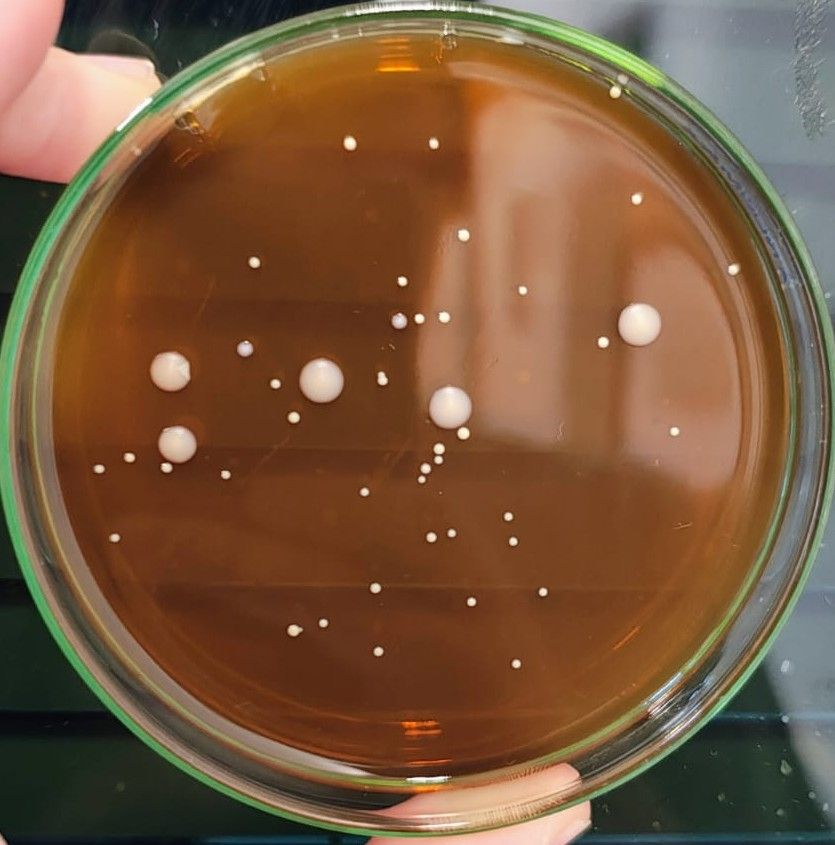
#> input picture temp_input.png, 835 x 845 px
$ python -i utils.py   (imports and definitions only)
#> lines starting #> are read from the running program, lines starting #| are printed output that depends on the picture
import cv2
import numpy as np
import csv

def detectar_borda(img_gray):
    # Reduz ruído grande
    blur = cv2.GaussianBlur(img_gray, (15, 15), 0)

    # Canny
    edges = cv2.Canny(blur, 50, 120)

    # Hough para círculos grandes
    circles = cv2.HoughCircles(
        edges,
        cv2.HOUGH_GRADIENT,
        dp=1.3,
        minDist=500,
        param1=80,
        param2=40,
        minRadius=int(min(img_gray.shape) * 0.35),
        maxRadius=int(min(img_gray.shape) * 0.50)
    )

    h, w = img_gray.shape

    if circles is None:
        # fallback: assume placa centralizada
        return w // 2, h // 2, int(min(h, w) * 0.40)

    circles = np.round(circles[0]).astype("int")

    # escolher o círculo mais central
    def score(c):
        x, y, r = c
        return abs(x - w//2) + abs(y - h//2)

    x, y, r = sorted(circles, key=score)[0]
    return x, y, r


def salvar_csv(caminho, registros):
    import os
    os.makedirs(os.path.dirname(caminho), exist_ok=True)
    if not registros:
        return
    keys = registros[0].keys()
    with open(caminho, "w", newline="") as f:
        writer = csv.DictWriter(f, fieldnames=keys)
        writer.writeheader()
        writer.writerows(registros)

>>> import cv2
>>> picture = cv2.imread('../temp_input.png', cv2.IMREAD_GRAYSCALE)
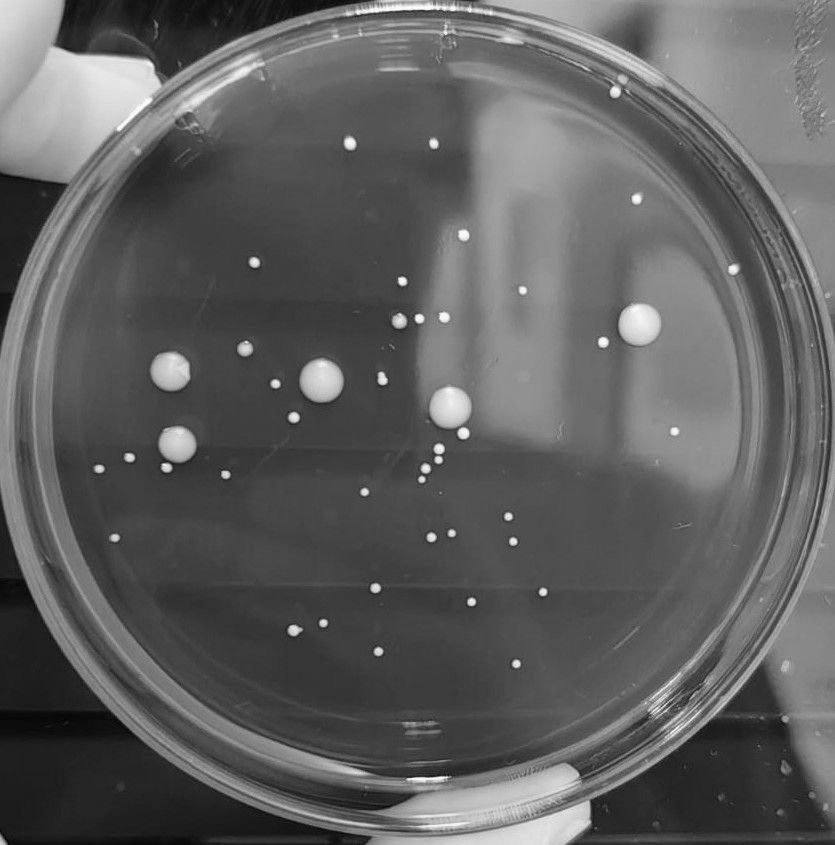
#> picture: shape (845, 835); min 0, max 254, mean 95.3
>>> result = detectar_borda(picture)
#> in detectar_borda, `edges = cv2.Canny(blur, 50, 120)`:
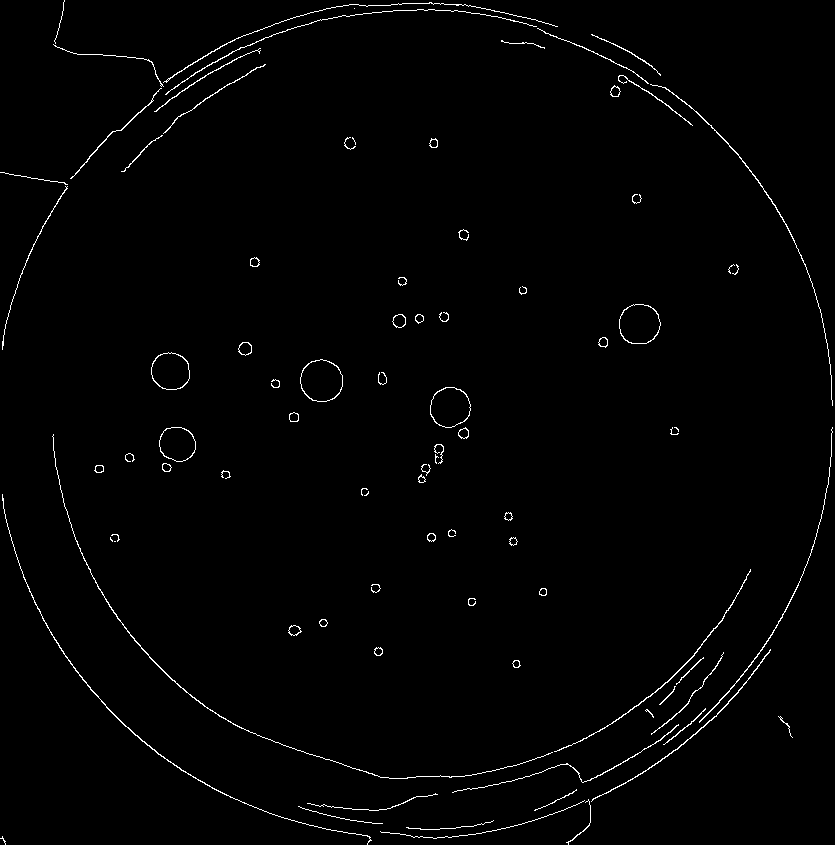
#> edges: shape (845, 835); 1.2% white in thin lines or dots
#> in detectar_borda, `circles = cv2.HoughCircles( edges, cv2.HOUGH_GRADIENT, dp=1.3, minDist..`: circles = [[408.8, 421.8, 416.3]]
#> in detectar_borda, `circles = np.round(circles[0]).astype("int")`: circles = [[409, 422, 416]]
#> in score, `x, y, r = c`: x = 409; y = 422; r = 416
#> in detectar_borda, `x, y, r = sorted(circles, key=score)[0]`: x = 409; y = 422; r = 416
#> result = (409, 422, 416)
